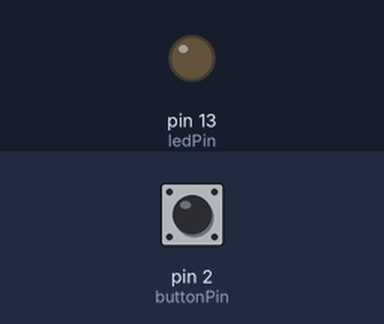
Bench run of a sketch on a simulated Arduino Uno, built with avr-gcc and run on an emulated ATmega328P. Shown: output pins drawn as LEDs (lit = HIGH). Inputs (shaded band) come from the test bench; at power-on: pin 2 (buttonPin) LOW. What the sketch prints to the serial monitor is not drawn.

Above: at 4.3 s.
4.4 s: pin 2 (buttonPin) pulled HIGH for 3.2 s
At 8.9 s:
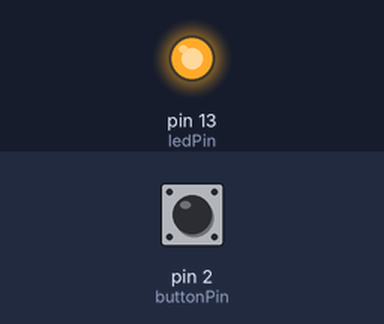
9.1 s: pin 2 (buttonPin) driven HIGH
At 10.2 s:
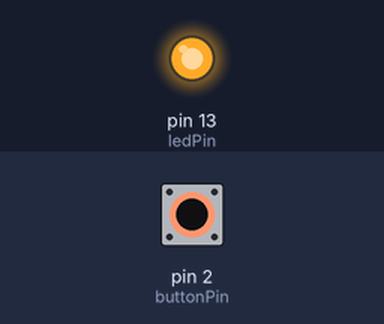
Timing chart, 0 to 12.1 s (numbered marks = the images above; inputs shaded):
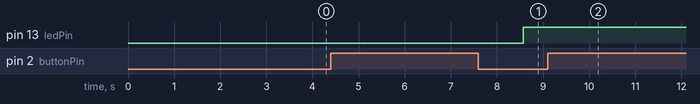

The sketch:

arduino-code-v2.ino
```cpp
//the message to send to android screen
String message = "Decoded NEC(1): Value:FD807F (32 bits) Raw samples(68): Gap:40826 Head: m8850 s4450 0:m500 s600 1:m550 s550 2:m500 s600 3:m550 s600  4:m500 s600 5:m500 s600 6:m500 s600 7:m550 s550  8:m500 s1750 9:m500 s1700 10:m500 s1700 11:m550 s1650  12:m550 s1700 13:m500 s1700 14:m500 s600 15:m550 s1700 16:m500 s1700 17:m500 s600 18:m500 s600 19:m500 s600  20:m550 s600 21:m450 s650 22:m500 s600 23:m500 s600 adrduino is ending";

const int buttonPin = 2;     // the number of the pushbutton pin
const int ledPin =  13;      // the number of the LED pin

// variables will change:
int buttonState = 0;

void setup() {
  Serial.begin(9600);
  // initialize the LED pin as an output:
  pinMode(ledPin, OUTPUT);
  // initialize the pushbutton pin as an input:
  pinMode(buttonPin, INPUT);
}

void loop() {
  // read the state of the pushbutton value:
  buttonState = digitalRead(buttonPin);

  // check if the pushbutton is pressed. If it is, send message and the buttonState is HIGH.
  if (buttonState == HIGH) {
    //send the message character by character with a fast delay about 50
    for(int index = -1; index != message.length(); index++){
        Serial.print(message[index]);
        delay(10);
      }
    // turn LED on:
    digitalWrite(ledPin, HIGH);
    delay(1000);
  } else {
    //send nothing
    // turn LED off:
    digitalWrite(ledPin, LOW);

  }
}
```

Measured:
- after the input at 4.4 s, pin 13 (ledPin): LOW → HIGH after 4.2 s
- after the input at 9.1 s, pin 13 (ledPin): stays HIGH (without the input it goes to LOW after 0.48 s)
